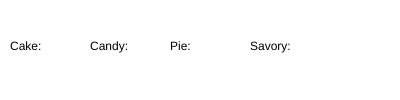
Frame 1 (no input)
Frame 60 (no input): identical to frame 1, image omitted
Frame 120 (the mouse pressed at the canvas centre since frame 60): identical to frame 1, image omitted

The p5.js sketch that drew this single still picture (run headless with seeded random() and noise() and a simulated clock; from frame 60 on, the mouse is pressed at the canvas centre):

// p5.js sketch
// ── sketch.js
var choices = {
    "Cake": 0,
    "Candy": 0,
    "Pie": 0,
    "Savory": 0,

   
};

 var cakeMessage = "Cake:";
    var candyMessage = "Candy:";
    var pieMessage = "Pie:";
    var savoryMessage = "Savory:";



function setup() {
    createCanvas(400, 100);
    console.log(choices);
    //to access a particular choice
    console.log(choices["Cake"]);
    console.log(choices["Candy"]);
    console.log(choices["Pie"]);
    console.log(choices["Savory"]);
    
    noStroke();
}

function draw() {
    background(255);

    fill(255, 0, 0);

    ellipse(10, height / 2, choices["Cake"], choices["Cake"]);
    fill(0, 255, 0);

    ellipse(90, height / 2, choices["Cake"], choices["Cake"]);
    fill(0, 0, 255);
    ellipse(160, height / 2, choices["Cake"], choices["Cake"]);
    fill(0, 0, 0);
    ellipse(240, height / 2, choices["Cake"], choices["Cake"]);

    text(cakeMessage, 10, height / 2);
    text(candyMessage, 90, height / 2);
    text(pieMessage, 170, height / 2);
    text(savoryMessage, 250, height / 2);

}

function keyPressed() {
    //    49 == 1, 50 == 2, 51 == 3, 52 == 4
    if (keyCode == 49) {
        choices["Cake"]++;
        cakeMessage = "Cake:" + choices["Cake"];
    } else if (keyCode == 50) {
        choices["Candy"]++;
        candyMessage = "Candy:" + choices["Candy"];
    } else if (keyCode == 50) {
        choices["Pie"]++;
        pieMessage = "Pie:" + choices["Pie"];
    } else if (keyCode == 50) {
        choices["Savory"]++;
        savoryMessage = "Savory:" + choices["Savory"];
    }
    console.log(choices);
}
